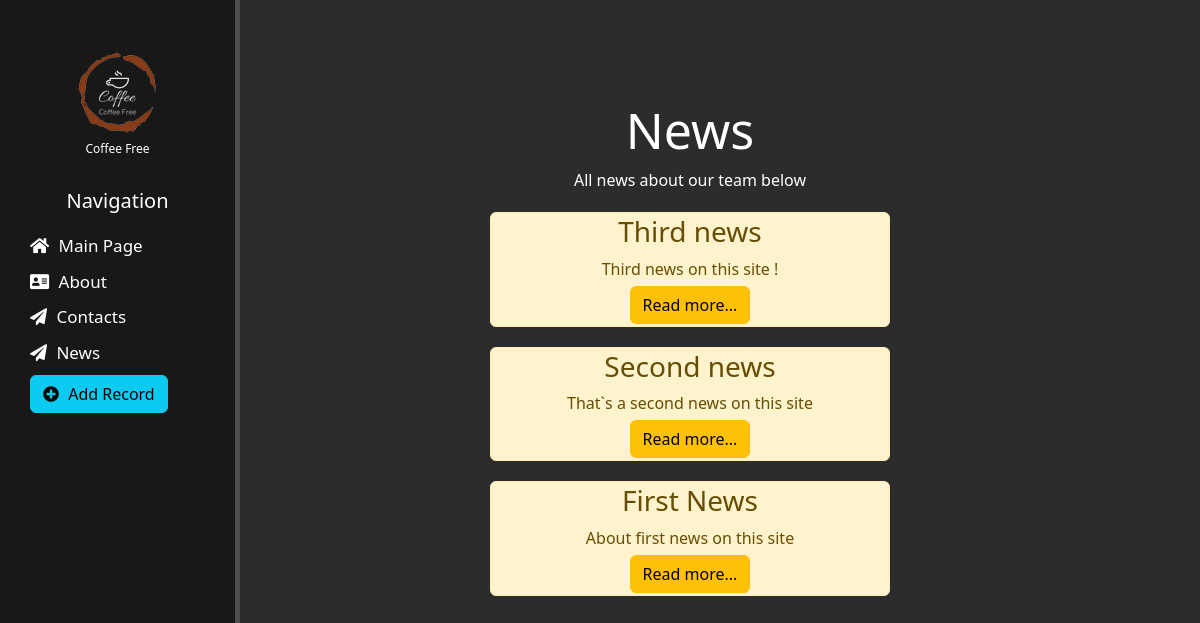
Before: /news/ with the older database file.
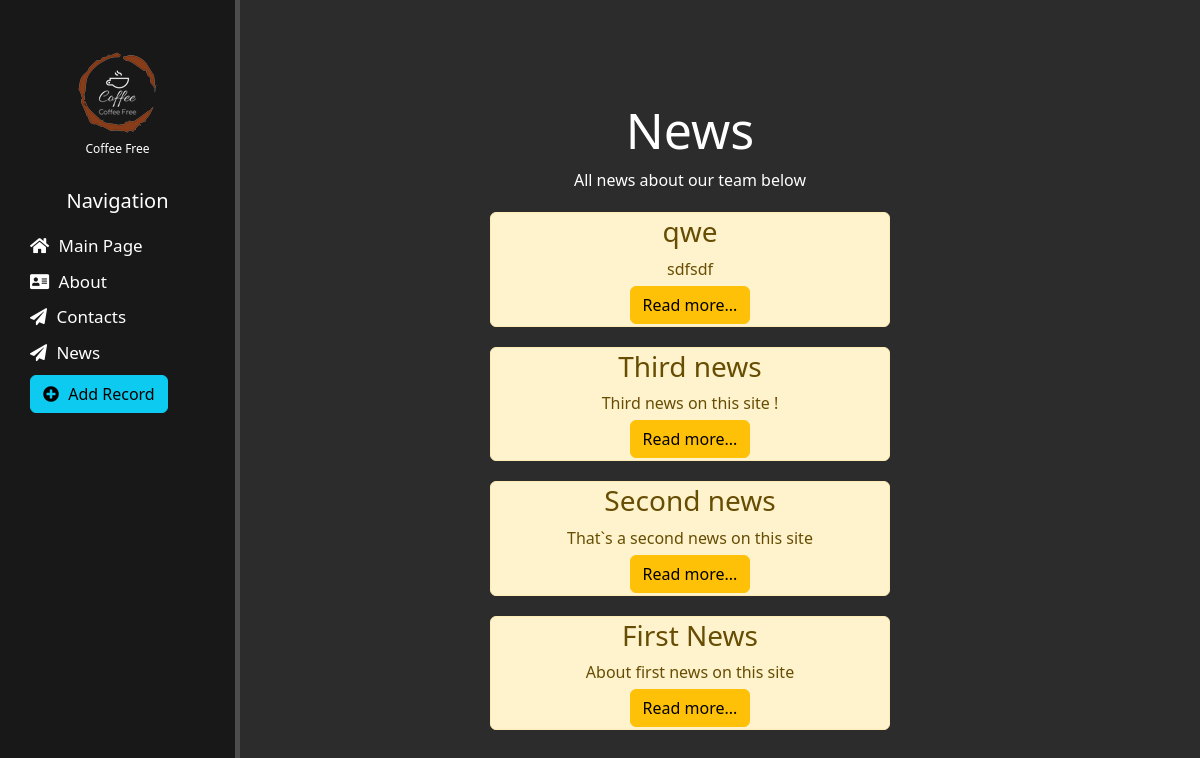
After: the same page with the newer database file.
### news/models.py (models this page shows, shortened)
class Articles(models.Model):
    title = models.CharField('Title', max_length=50)
    preview = models.CharField('Preview', max_length=250)
    full_text = models.TextField('Article')
    date = models.DateTimeField('Date')
    class Meta:
        verbose_name = 'Article'
        verbose_name_plural = 'Articles'

### news/views.py (the view)
# urls.py: path('', views.news_home, name='news_home'),
def news_home(request):
    news = Articles.objects.order_by('-date');
    return render(request, 'news/news_home.html', {'news': news})

### templates/news/news_home.html (shortened to what this page needs)
{% extends 'main/layout.html' %}
{% block content %}
<div class="features">
    <h1>News</h1>
    <p>All news about our team below</p>
    {% if news %}
        {% for article in news %}
            <div class="alert alert-warning">
                <h3>{{ article.title }}</h3>
                <p>{{ article.preview }}</p>
                <a href="{% url 'news-detail' article.id %}" class="btn btn-warning">Read more...</a>
            </div>
        {% endfor %}
        {% else %}
        <p>There is no News right now</p>
    {% endif %}
</div>
{% endblock content %}

Changed rows visible on the page:
added Articles: title "qwe", preview "sdfsdf"
